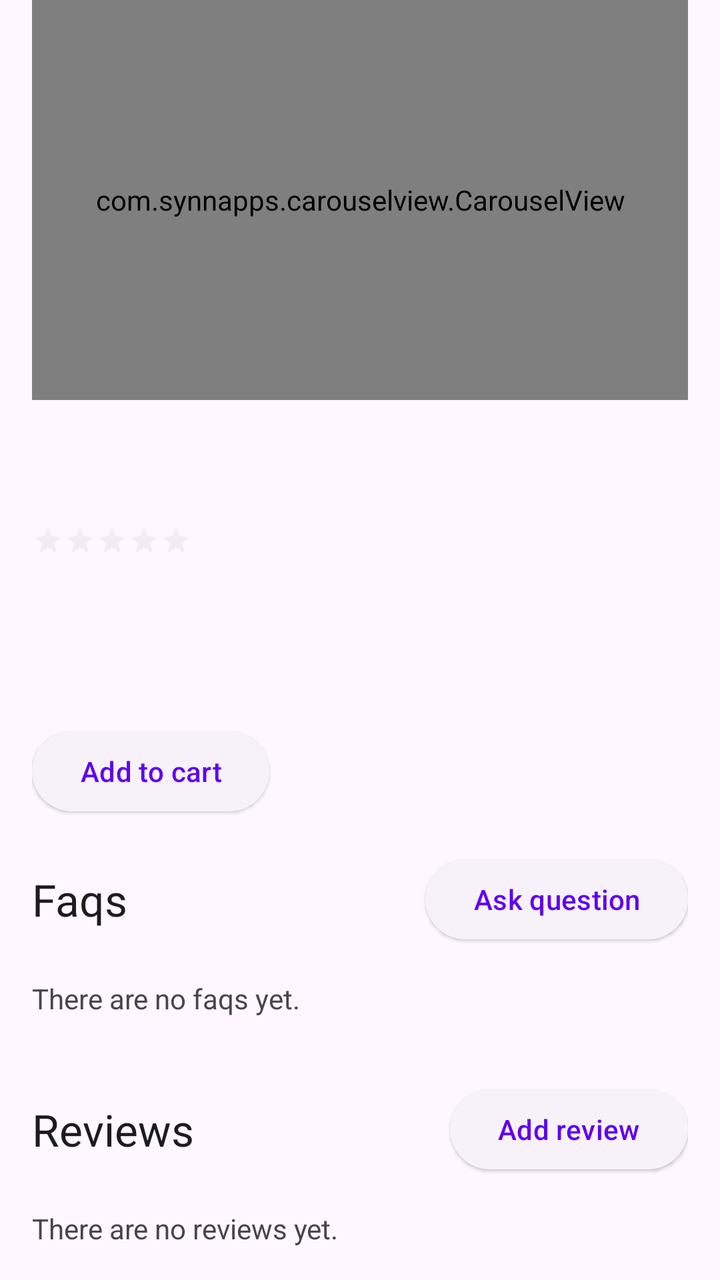
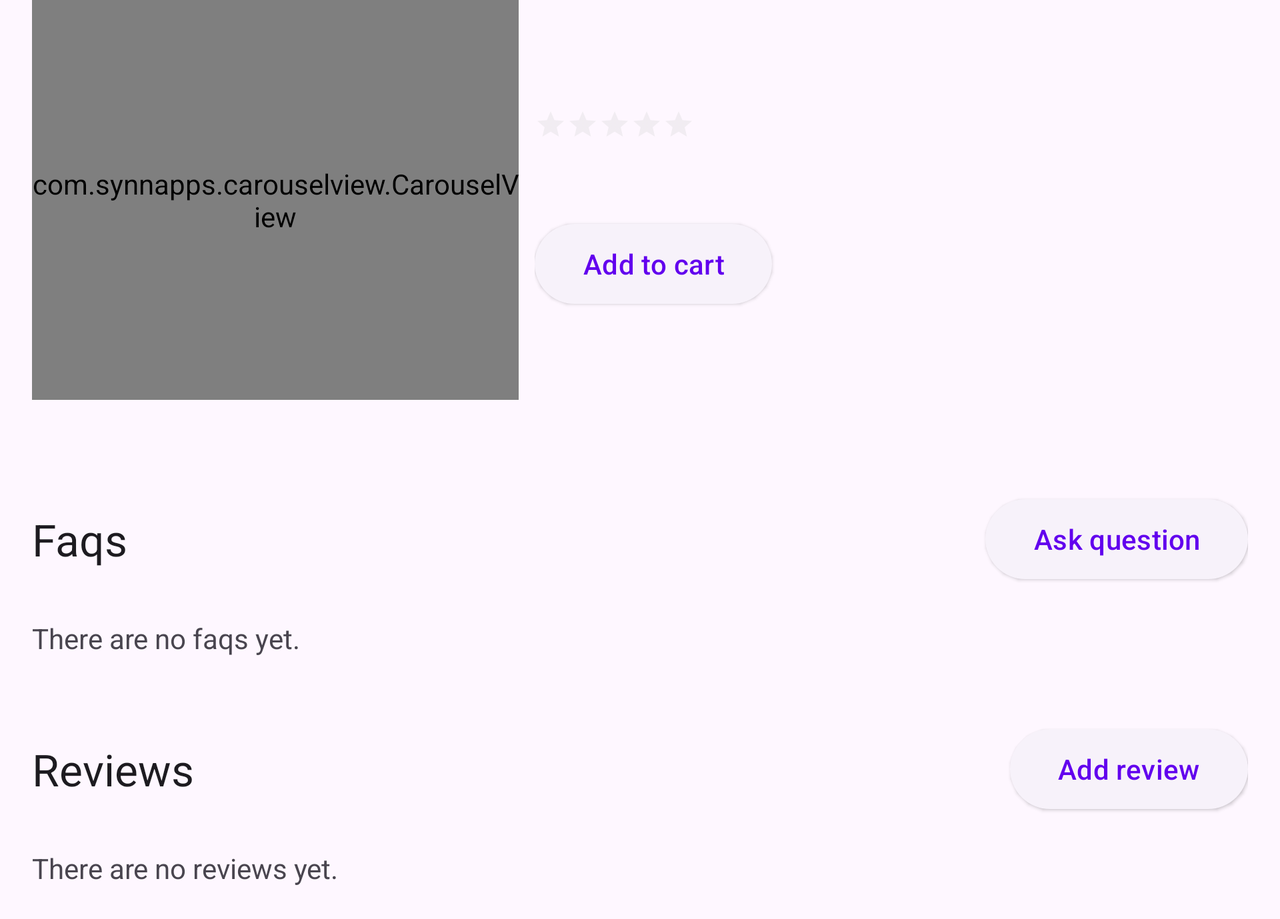

Compare how this app lays out the same screen by default and in its alternative resource folder. The renders come first, then the two layout files and the values they reference.
<!-- AndroidManifest.xml: application theme Theme.Bmazon -->
<!-- res/layout/fragment_product.xml -->
<?xml version="1.0" encoding="utf-8"?>
<androidx.core.widget.NestedScrollView xmlns:android="http://schemas.android.com/apk/res/android"
    xmlns:app="http://schemas.android.com/apk/res-auto"
    xmlns:tools="http://schemas.android.com/tools"
    android:layout_width="match_parent"
    android:layout_height="match_parent"
    android:overScrollMode="always"
    tools:context=".fragments.ProductFragment">

    <androidx.appcompat.widget.LinearLayoutCompat
        android:layout_width="match_parent"
        android:layout_height="wrap_content"
        android:orientation="vertical"
        android:paddingHorizontal="@dimen/activity_horizontal_margin">

        <com.synnapps.carouselview.CarouselView
            android:id="@+id/product_images"
            android:layout_width="match_parent"
            android:layout_height="200dp"
            app:fillColor="#FFFFFFFF"
            app:pageColor="#00000000"
            app:radius="6dp"
            app:slideInterval="5000"
            app:strokeColor="#FF777777"
            app:strokeWidth="1dp" />

        <TextView
            android:id="@+id/product_title"
            android:layout_width="match_parent"
            android:layout_height="wrap_content"
            android:layout_marginTop="8dp"
            android:textAppearance="?attr/textAppearanceTitleLarge" />

        <TextView
            android:id="@+id/product_business"
            android:layout_width="match_parent"
            android:layout_height="wrap_content"
            android:textAppearance="?attr/textAppearanceTitleSmall"
            android:textColor="?android:attr/textColorHint" />

        <androidx.appcompat.widget.AppCompatRatingBar
            android:id="@+id/product_rating"
            style="?android:attr/ratingBarStyleSmall"
            android:layout_width="wrap_content"
            android:layout_height="wrap_content"
            android:layout_marginTop="6dp"
            android:isIndicator="true"
            android:numStars="5"
            android:stepSize="0.1"
            android:theme="@style/RatingBar" />

        <TextView
            android:id="@+id/product_description"
            android:layout_width="match_parent"
            android:layout_height="wrap_content"
            android:layout_marginTop="8dp"
            android:textAppearance="?attr/textAppearanceBodyLarge"
            android:textColor="?android:attr/textColorSecondary" />

        <androidx.appcompat.widget.LinearLayoutCompat
            android:layout_width="match_parent"
            android:layout_height="wrap_content"
            android:layout_marginTop="16dp"
            android:orientation="horizontal">

            <TextView
                android:id="@+id/product_price"
                android:layout_width="wrap_content"
                android:layout_height="wrap_content"
                android:textAppearance="?attr/textAppearanceSubtitle1"
                android:textColor="?android:attr/textColorSecondary" />

            <TextView
                android:id="@+id/product_current_price"
                android:layout_width="wrap_content"
                android:layout_height="wrap_content"
                android:layout_marginStart="8dp"
                android:textAppearance="?attr/textAppearanceSubtitle1"
                android:textColor="?android:attr/textColorSecondary" />

        </androidx.appcompat.widget.LinearLayoutCompat>

        <Button
            android:id="@+id/product_add_to_cart"
            style="@style/Widget.Material3.Button.ElevatedButton"
            android:layout_width="wrap_content"
            android:layout_height="wrap_content"
            android:layout_marginTop="16dp"
            android:text="@string/action_add_to_cart" />

        <androidx.appcompat.widget.LinearLayoutCompat
            android:layout_width="match_parent"
            android:layout_height="wrap_content"
            android:layout_marginVertical="@dimen/activity_vertical_margin"
            android:gravity="center_vertical"
            android:orientation="horizontal">

            <TextView
                android:layout_width="wrap_content"
                android:layout_height="wrap_content"
                android:layout_weight="1"
                android:text="@string/product_faqs"
                android:textAppearance="?attr/textAppearanceTitleLarge" />

            <Button
                android:id="@+id/product_add_faq"
                style="@style/Widget.Material3.Button.ElevatedButton"
                android:layout_width="wrap_content"
                android:layout_height="wrap_content"
                android:layout_gravity="end"
                android:text="@string/create_new_faq" />

        </androidx.appcompat.widget.LinearLayoutCompat>

        <TextView
            android:id="@+id/product_no_faqs"
            android:layout_width="match_parent"
            android:layout_height="wrap_content"
            android:layout_marginBottom="@dimen/activity_vertical_margin"
            android:text="@string/no_faqs" />

        <androidx.recyclerview.widget.RecyclerView
            android:id="@+id/product_faqs"
            android:layout_width="match_parent"
            android:layout_height="wrap_content"
            android:overScrollMode="never"
            app:layoutManager="androidx.recyclerview.widget.LinearLayoutManager"
            tools:listitem="@layout/product_faq" />

        <androidx.appcompat.widget.LinearLayoutCompat
            android:layout_width="match_parent"
            android:layout_height="wrap_content"
            android:layout_marginVertical="@dimen/activity_vertical_margin"
            android:gravity="center_vertical"
            android:orientation="horizontal">

            <TextView
                android:layout_width="wrap_content"
                android:layout_height="wrap_content"
                android:layout_weight="1"
                android:text="@string/product_reviews"
                android:textAppearance="?attr/textAppearanceTitleLarge" />

            <Button
                android:id="@+id/product_add_review"
                style="@style/Widget.Material3.Button.ElevatedButton"
                android:layout_width="wrap_content"
                android:layout_height="wrap_content"
                android:layout_gravity="end"
                android:text="@string/create_new_review" />

        </androidx.appcompat.widget.LinearLayoutCompat>

        <TextView
            android:id="@+id/product_no_reviews"
            android:layout_width="match_parent"
            android:layout_height="wrap_content"
            android:layout_marginBottom="@dimen/activity_vertical_margin"
            android:text="@string/no_reviews" />

        <androidx.recyclerview.widget.RecyclerView
            android:id="@+id/product_reviews"
            android:layout_width="match_parent"
            android:layout_height="wrap_content"
            android:overScrollMode="never"
            app:layoutManager="androidx.recyclerview.widget.LinearLayoutManager"
            tools:listitem="@layout/product_review" />

    </androidx.appcompat.widget.LinearLayoutCompat>

</androidx.core.widget.NestedScrollView>
<!-- res/layout/product_faq.xml (included above) -->
<?xml version="1.0" encoding="utf-8"?>
<androidx.appcompat.widget.LinearLayoutCompat xmlns:android="http://schemas.android.com/apk/res/android"
    android:layout_width="match_parent"
    android:layout_height="wrap_content"
    android:layout_marginBottom="10dp"
    android:orientation="horizontal">

    <androidx.appcompat.widget.LinearLayoutCompat
        android:layout_width="wrap_content"
        android:layout_height="wrap_content"
        android:orientation="vertical">

        <ImageView
            android:id="@+id/faq_vote_up"
            android:layout_width="wrap_content"
            android:layout_height="wrap_content"
            android:contentDescription="@string/faq_vote_up"
            android:src="@drawable/ic_baseline_keyboard_arrow_up_24" />

        <TextView
            android:id="@+id/faq_votes"
            android:layout_width="match_parent"
            android:layout_height="wrap_content"
            android:text="@string/faq_votes"
            android:textAlignment="center" />

        <ImageView
            android:id="@+id/faq_vote_down"
            android:layout_width="wrap_content"
            android:layout_height="wrap_content"
            android:contentDescription="@string/faq_vote_down"
            android:src="@drawable/ic_baseline_keyboard_arrow_down_24" />

    </androidx.appcompat.widget.LinearLayoutCompat>

    <androidx.appcompat.widget.LinearLayoutCompat
        android:layout_width="fill_parent"
        android:layout_height="wrap_content"
        android:layout_marginStart="8dp"
        android:orientation="vertical">

        <TextView
            android:id="@+id/faq_question"
            android:layout_width="match_parent"
            android:layout_height="wrap_content"
            android:layout_marginTop="2dp"
            android:textAppearance="?attr/textAppearanceTitleMedium" />

        <TextView
            android:id="@+id/faq_answer"
            android:layout_width="match_parent"
            android:layout_height="wrap_content"
            android:layout_marginTop="2dp"
            android:textAppearance="?attr/textAppearanceBodyMedium"
            android:textColor="?android:attr/textColorSecondary" />

    </androidx.appcompat.widget.LinearLayoutCompat>

</androidx.appcompat.widget.LinearLayoutCompat>
<!-- res/layout/product_review.xml (included above) -->
<?xml version="1.0" encoding="utf-8"?>
<androidx.appcompat.widget.LinearLayoutCompat xmlns:android="http://schemas.android.com/apk/res/android"
    xmlns:app="http://schemas.android.com/apk/res-auto"
    android:layout_width="match_parent"
    android:layout_height="wrap_content"
    android:layout_marginBottom="10dp"
    android:orientation="vertical">

    <androidx.appcompat.widget.LinearLayoutCompat
        android:layout_width="match_parent"
        android:layout_height="wrap_content"
        android:gravity="center_vertical"
        android:orientation="horizontal">

        <com.google.android.material.imageview.ShapeableImageView
            android:id="@+id/review_reviewer_avatar"
            android:layout_width="48dp"
            android:layout_height="48dp"
            android:contentDescription="@string/review_reviewer_avatar"
            app:shapeAppearanceOverlay="@style/RoundedAvatar" />

        <androidx.appcompat.widget.LinearLayoutCompat
            android:layout_width="fill_parent"
            android:layout_height="wrap_content"
            android:layout_marginStart="8dp"
            android:orientation="vertical">

            <TextView
                android:id="@+id/review_reviewer_username"
                android:layout_width="match_parent"
                android:layout_height="wrap_content"
                android:textAppearance="?attr/textAppearanceTitleMedium" />

            <TextView
                android:id="@+id/review_date"
                android:layout_width="match_parent"
                android:layout_height="wrap_content"
                android:text="@string/review_date"
                android:textAppearance="?attr/textAppearanceTitleSmall"
                android:textColor="?android:attr/textColorHint" />

        </androidx.appcompat.widget.LinearLayoutCompat>

    </androidx.appcompat.widget.LinearLayoutCompat>

    <androidx.appcompat.widget.AppCompatRatingBar
        android:id="@+id/review_rating"
        style="?android:attr/ratingBarStyleSmall"
        android:layout_width="wrap_content"
        android:layout_height="wrap_content"
        android:layout_marginTop="6dp"
        android:isIndicator="true"
        android:numStars="5"
        android:stepSize="0.1"
        android:theme="@style/RatingBar" />

    <TextView
        android:id="@+id/review_title"
        android:layout_width="match_parent"
        android:layout_height="wrap_content"
        android:layout_marginTop="6dp"
        android:textAppearance="?attr/textAppearanceTitleMedium" />

    <TextView
        android:id="@+id/review_description"
        android:layout_width="match_parent"
        android:layout_height="wrap_content"
        android:layout_marginTop="8dp"
        android:textAppearance="?attr/textAppearanceBodyMedium"
        android:textColor="?android:attr/textColorSecondary" />

    <ImageView
        android:id="@+id/review_image"
        android:layout_width="100dp"
        android:layout_height="100dp"
        android:layout_marginTop="8dp"
        android:contentDescription="@string/review_image" />

    <androidx.appcompat.widget.LinearLayoutCompat
        android:layout_width="match_parent"
        android:layout_height="wrap_content"
        android:layout_marginTop="8dp"
        android:gravity="center_vertical"
        android:orientation="horizontal">

        <Button
            android:id="@+id/review_helpful"
            style="@style/Widget.Material3.Button.ElevatedButton"
            android:layout_width="wrap_content"
            android:layout_height="wrap_content"
            android:text="@string/review_helpful" />

        <TextView
            android:id="@+id/review_votes"
            android:layout_width="fill_parent"
            android:layout_height="wrap_content"
            android:layout_marginStart="8dp"
            android:text="@string/review_votes"
            android:textAppearance="?attr/textAppearanceTitleSmall"
            android:textColor="?android:attr/textColorHint" />

    </androidx.appcompat.widget.LinearLayoutCompat>

</androidx.appcompat.widget.LinearLayoutCompat>
<!-- resources referenced by this layout -->
<resources>
  <dimen name="activity_horizontal_margin">16dp</dimen>
  <dimen name="activity_vertical_margin">16dp</dimen>
  <string name="action_add_to_cart">Add to cart</string>
  <string name="create_new_faq">Ask question</string>
  <string name="create_new_review">Add review</string>
  <string name="faq_vote_down">Downvote</string>
  <string name="faq_vote_up">Upvote</string>
  <string name="faq_votes">0</string>
  <string name="no_faqs">There are no faqs yet.</string>
  <string name="no_reviews">There are no reviews yet.</string>
  <string name="product_faqs">Faqs</string>
  <string name="product_reviews">Reviews</string>
  <string name="review_date">Shared publicly on %1$s</string>
  <string name="review_helpful">Helpful</string>
  <string name="review_image">Review image</string>
  <string name="review_reviewer_avatar">Avatar</string>
  <string name="review_votes">%1$d people found this helpful</string>
  <style name="RatingBar" parent="Theme.AppCompat">
          <item name="colorControlNormal">@color/rating_normal</item>
          <item name="colorControlActivated">@color/rating_activated</item>
      </style>
  <style name="RoundedAvatar">
          <item name="cornerFamily">rounded</item>
          <item name="cornerSize">50%</item>
      </style>
  <style name="Theme.Bmazon" parent="Theme.Material3.DayNight.NoActionBar">
          
          <item name="colorPrimary">@color/purple_500</item>
          <item name="colorPrimaryVariant">@color/purple_700</item>
          <item name="colorOnPrimary">@color/white</item>
          
          <item name="colorSecondary">@color/teal_200</item>
          <item name="colorSecondaryVariant">@color/teal_700</item>
          <item name="colorOnSecondary">@color/black</item>
          
          <item name="android:statusBarColor" tools:targetApi="l">?attr/colorPrimaryVariant</item>
          
      </style>
  <color name="rating_normal">#D3D3D3</color>
  <color name="rating_activated">#fbc634</color>
  <color name="purple_500">#FF6200EE</color>
  <color name="purple_700">#FF3700B3</color>
  <color name="white">#FFFFFFFF</color>
  <color name="teal_200">#FF03DAC5</color>
  <color name="teal_700">#FF018786</color>
  <color name="black">#FF000000</color>
</resources>
<!-- res/layout-land/fragment_product.xml (the repository's variant of the layout above) -->
<!-- drawn on the phone turned sideways -->
<?xml version="1.0" encoding="utf-8"?>
<androidx.core.widget.NestedScrollView xmlns:android="http://schemas.android.com/apk/res/android"
    xmlns:app="http://schemas.android.com/apk/res-auto"
    xmlns:tools="http://schemas.android.com/tools"
    android:layout_width="match_parent"
    android:layout_height="match_parent"
    android:overScrollMode="always"
    tools:context=".fragments.ProductFragment">

    <androidx.appcompat.widget.LinearLayoutCompat
        android:layout_width="match_parent"
        android:layout_height="wrap_content"
        android:orientation="vertical"
        android:paddingHorizontal="@dimen/activity_horizontal_margin">

        <androidx.appcompat.widget.LinearLayoutCompat
            android:layout_width="match_parent"
            android:layout_height="wrap_content"
            android:orientation="horizontal"
            android:weightSum="5">

            <com.synnapps.carouselview.CarouselView
                android:id="@+id/product_images"
                android:layout_width="match_parent"
                android:layout_height="200dp"
                android:layout_weight="3"
                app:fillColor="#FFFFFFFF"
                app:pageColor="#00000000"
                app:radius="6dp"
                app:slideInterval="5000"
                app:strokeColor="#FF777777"
                app:strokeWidth="1dp" />

            <androidx.appcompat.widget.LinearLayoutCompat
                android:layout_width="match_parent"
                android:layout_height="wrap_content"
                android:layout_marginStart="8dp"
                android:layout_weight="2"
                android:orientation="vertical">

                <TextView
                    android:id="@+id/product_title"
                    android:layout_width="match_parent"
                    android:layout_height="wrap_content"
                    android:textAppearance="?attr/textAppearanceTitleLarge" />

                <TextView
                    android:id="@+id/product_business"
                    android:layout_width="match_parent"
                    android:layout_height="wrap_content"
                    android:textAppearance="?attr/textAppearanceTitleSmall"
                    android:textColor="?android:attr/textColorHint" />

                <androidx.appcompat.widget.AppCompatRatingBar
                    android:id="@+id/product_rating"
                    style="?android:attr/ratingBarStyleSmall"
                    android:layout_width="wrap_content"
                    android:layout_height="wrap_content"
                    android:layout_marginTop="6dp"
                    android:isIndicator="true"
                    android:numStars="5"
                    android:stepSize="0.1"
                    android:theme="@style/RatingBar" />

                <androidx.appcompat.widget.LinearLayoutCompat
                    android:layout_width="match_parent"
                    android:layout_height="wrap_content"
                    android:layout_marginTop="8dp"
                    android:gravity="center_vertical"
                    android:orientation="horizontal">

                    <TextView
                        android:id="@+id/product_price"
                        android:layout_width="wrap_content"
                        android:layout_height="wrap_content"
                        android:textAppearance="?attr/textAppearanceSubtitle1"
                        android:textColor="?android:attr/textColorSecondary" />

                    <TextView
                        android:id="@+id/product_current_price"
                        android:layout_width="wrap_content"
                        android:layout_height="wrap_content"
                        android:layout_marginStart="8dp"
                        android:textAppearance="?attr/textAppearanceSubtitle1"
                        android:textColor="?android:attr/textColorSecondary" />

                </androidx.appcompat.widget.LinearLayoutCompat>

                <Button
                    android:id="@+id/product_add_to_cart"
                    style="@style/Widget.Material3.Button.ElevatedButton"
                    android:layout_width="wrap_content"
                    android:layout_height="wrap_content"
                    android:layout_marginTop="8dp"
                    android:text="@string/action_add_to_cart" />

            </androidx.appcompat.widget.LinearLayoutCompat>

        </androidx.appcompat.widget.LinearLayoutCompat>

        <TextView
            android:id="@+id/product_description"
            android:layout_width="match_parent"
            android:layout_height="wrap_content"
            android:layout_marginTop="8dp"
            android:textAppearance="?attr/textAppearanceBodyLarge"
            android:textColor="?android:attr/textColorSecondary" />

        <androidx.appcompat.widget.LinearLayoutCompat
            android:layout_width="match_parent"
            android:layout_height="wrap_content"
            android:layout_marginVertical="@dimen/activity_vertical_margin"
            android:gravity="center_vertical"
            android:orientation="horizontal">

            <TextView
                android:layout_width="wrap_content"
                android:layout_height="wrap_content"
                android:layout_weight="1"
                android:text="@string/product_faqs"
                android:textAppearance="?attr/textAppearanceTitleLarge" />

            <Button
                android:id="@+id/product_add_faq"
                style="@style/Widget.Material3.Button.ElevatedButton"
                android:layout_width="wrap_content"
                android:layout_height="wrap_content"
                android:layout_gravity="end"
                android:text="@string/create_new_faq" />

        </androidx.appcompat.widget.LinearLayoutCompat>

        <TextView
            android:id="@+id/product_no_faqs"
            android:layout_width="match_parent"
            android:layout_height="wrap_content"
            android:layout_marginBottom="@dimen/activity_vertical_margin"
            android:text="@string/no_faqs"/>

        <androidx.recyclerview.widget.RecyclerView
            android:id="@+id/product_faqs"
            android:layout_width="match_parent"
            android:layout_height="wrap_content"
            android:overScrollMode="never"
            app:layoutManager="androidx.recyclerview.widget.LinearLayoutManager"
            tools:listitem="@layout/product_faq" />

        <androidx.appcompat.widget.LinearLayoutCompat
            android:layout_width="match_parent"
            android:layout_height="wrap_content"
            android:layout_marginVertical="@dimen/activity_vertical_margin"
            android:gravity="center_vertical"
            android:orientation="horizontal">

            <TextView
                android:layout_width="wrap_content"
                android:layout_height="wrap_content"
                android:layout_weight="1"
                android:text="@string/product_reviews"
                android:textAppearance="?attr/textAppearanceTitleLarge" />

            <Button
                android:id="@+id/product_add_review"
                style="@style/Widget.Material3.Button.ElevatedButton"
                android:layout_width="wrap_content"
                android:layout_height="wrap_content"
                android:layout_gravity="end"
                android:text="@string/create_new_review" />

        </androidx.appcompat.widget.LinearLayoutCompat>

        <TextView
            android:id="@+id/product_no_reviews"
            android:layout_width="match_parent"
            android:layout_height="wrap_content"
            android:layout_marginBottom="@dimen/activity_vertical_margin"
            android:text="@string/no_reviews"/>

        <androidx.recyclerview.widget.RecyclerView
            android:id="@+id/product_reviews"
            android:layout_width="match_parent"
            android:layout_height="wrap_content"
            android:overScrollMode="never"
            app:layoutManager="androidx.recyclerview.widget.LinearLayoutManager"
            tools:listitem="@layout/product_review" />

    </androidx.appcompat.widget.LinearLayoutCompat>

</androidx.core.widget.NestedScrollView>
